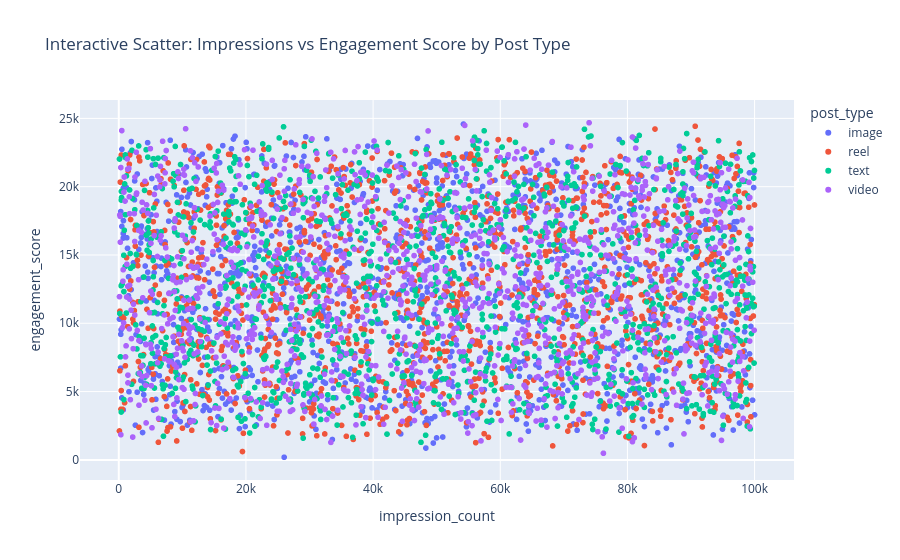

This figure's notebook cell:
### Code cell
# 13. Interactive Scatter Plot
fig = px.scatter(
    df,
    x="impression_count",
    y="engagement_score",
    color="post_type",
    hover_data=["country", "post_category"],
    title="Interactive Scatter: Impressions vs Engagement Score by Post Type",
)
fig.show()

### Figure 1 — Plotly figure (JSON) as saved in the notebook; plotly's stock layout.template omitted (floating-point values rounded to 4 significant figures; data arrays with more than 128 entries replaced by an {"elided": "..."} marker saying what was removed)
{"data": [{"customdata": {"elided": "1247x2 str values"}, "hovertemplate": "post_type=image<br>impression_count=%{x}<br>engagement_score=%{y}<br>country=%{customdata[0]}<br>post_category=%{customdata[1]}<extra></extra>", "legendgroup": "image", "marker": {"color": "#636efa", "symbol": "circle"}, "mode": "markers", "name": "image", "showlegend": true, "type": "scattergl", "x": {"elided": "1247 int values"}, "xaxis": "x", "y": {"elided": "1247 float values"}, "yaxis": "y"}, {"customdata": {"elided": "1283x2 str values"}, "hovertemplate": "post_type=reel<br>impression_count=%{x}<br>engagement_score=%{y}<br>country=%{customdata[0]}<br>post_category=%{customdata[1]}<extra></extra>", "legendgroup": "reel", "marker": {"color": "#EF553B", "symbol": "circle"}, "mode": "markers", "name": "reel", "showlegend": true, "type": "scattergl", "x": {"elided": "1283 int values"}, "xaxis": "x", "y": {"elided": "1283 float values"}, "yaxis": "y"}, {"customdata": {"elided": "1245x2 str values"}, "hovertemplate": "post_type=text<br>impression_count=%{x}<br>engagement_score=%{y}<br>country=%{customdata[0]}<br>post_category=%{customdata[1]}<extra></extra>", "legendgroup": "text", "marker": {"color": "#00cc96", "symbol": "circle"}, "mode": "markers", "name": "text", "showlegend": true, "type": "scattergl", "x": {"elided": "1245 int values"}, "xaxis": "x", "y": {"elided": "1245 float values"}, "yaxis": "y"}, {"customdata": {"elided": "1225x2 str values"}, "hovertemplate": "post_type=video<br>impression_count=%{x}<br>engagement_score=%{y}<br>country=%{customdata[0]}<br>post_category=%{customdata[1]}<extra></extra>", "legendgroup": "video", "marker": {"color": "#ab63fa", "symbol": "circle"}, "mode": "markers", "name": "video", "showlegend": true, "type": "scattergl", "x": {"elided": "1225 int values"}, "xaxis": "x", "y": {"elided": "1225 float values"}, "yaxis": "y"}], "layout": {"legend": {"title": {"text": "post_type"}, "tracegroupgap": 0}, "title": {"text": "Interactive Scatter: Impressions vs Engagement Score by Post Type"}, "xaxis": {"anchor": "y", "domain": [0, 1], "title": {"text": "impression_count"}}, "yaxis": {"anchor": "x", "domain": [0, 1], "title": {"text": "engagement_score"}}}}
